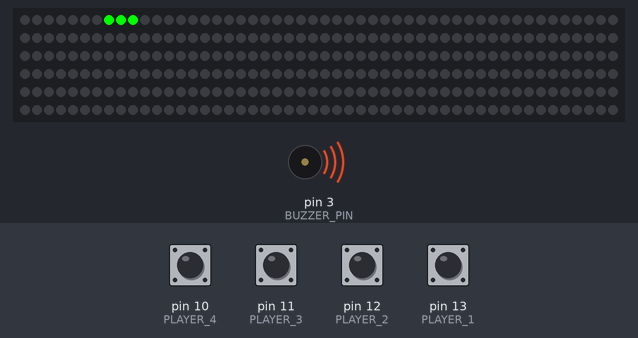
A sketch run on a simulated Arduino Uno, built with avr-gcc and run on an emulated ATmega328P. Parts: 300 RGB LEDs in strip order, left to right, continuing on the next row, buzzer (waves = sounding). The inputs (shaded band) are chosen by the test bench; at power-on: pin 10 (PLAYER_4), pin 11 (PLAYER_3), pin 12 (PLAYER_2), pin 13 (PLAYER_1) HIGH.

Above: at 4.4 s.
6.6 s: pin 10 (PLAYER_4) pulled LOW for 0.15 s
At 7.09 s:
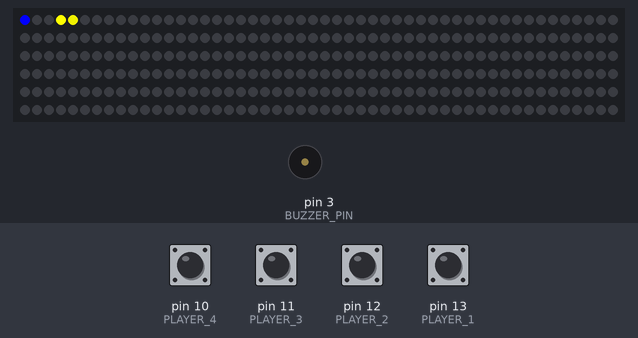
7.3 s: pin 11 (PLAYER_3) pulled LOW for 0.15 s
At 7.47 s:
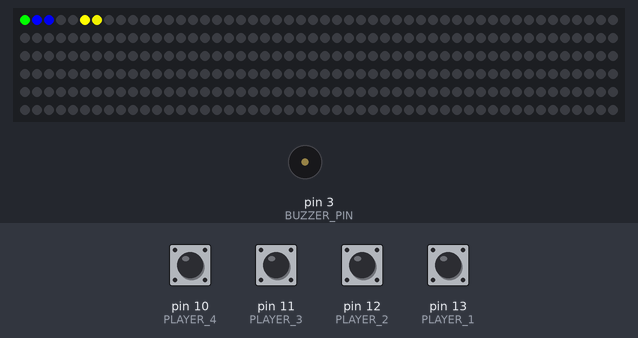
8.0 s: pin 12 (PLAYER_2) pulled LOW for 0.15 s
At 8.18 s:
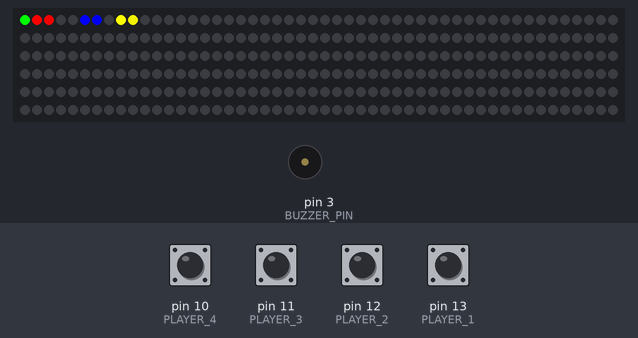
8.7 s: pin 13 (PLAYER_1) pulled LOW for 0.15 s
At 8.89 s:
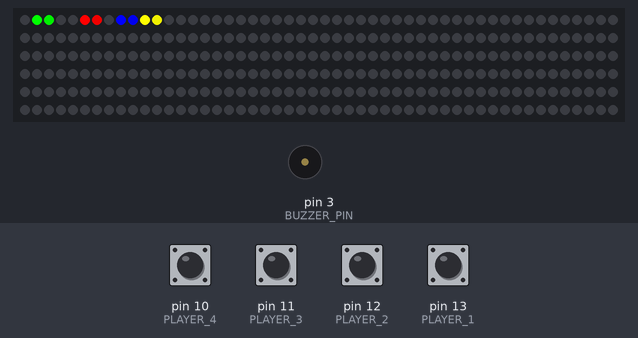
9.4 s: pin 12 (PLAYER_2) pulled LOW for 1 s
11.0 s: pin 10 (PLAYER_4) pulled LOW for 1 s
Timing chart, 0 to 14.0 s (numbered marks = the images above; inputs shaded):
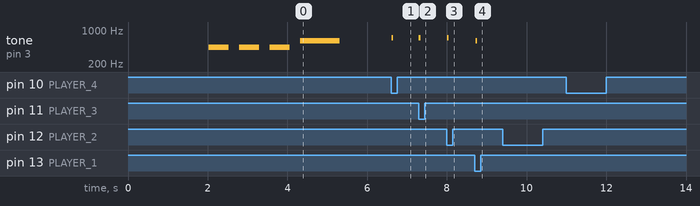

Measured:
- after the input at 6.6 s, tone on pin 3 (BUZZER_PIN): silent → 700 Hz at once, → silent 0.04 s later; the LEDs: first change at once (image 1 shows a later state)
- after the input at 7.3 s, tone on pin 3 (BUZZER_PIN): silent → 700 Hz at once, → silent 0.04 s later; the LEDs: first change at once (image 2 shows a later state)
- after the input at 8.0 s, tone on pin 3 (BUZZER_PIN): silent → 700 Hz at once, → silent 0.04 s later
- after the input at 8.7 s, tone on pin 3 (BUZZER_PIN): silent → 600 Hz at once, → silent 0.04 s later

The sketch:

RACE.ino
```cpp
#include <Adafruit_NeoPixel.h>

//#define DEBUG
#define NUM_LEDS 300
#define DATA_PIN 2
#define BUZZER_PIN 3
#define COLOR_ORDER RGB
#define LED_TYPE    WS2812B
#define PLAYER_1 13
#define PLAYER_2 12
#define PLAYER_3 11
#define PLAYER_4 10

#define COLOR1    track.Color(255,0,0)
#define COLOR2    track.Color(0,255,0)
#define COLOR3    track.Color(0,0,255)

int win_music[] = {
  2637, 2637, 0, 2637,
  0, 2093, 2637, 0,
  3136
};

int TBEEP=4;

float speed1=0;
float speed2=0;
float speed3=0;
float speed4=0;
float dist1=0;
float dist2=0;
float dist3=0;
float dist4=0;

byte loop1=0;
byte loop2=0;
byte loop3=0;
byte loop4=0;

byte leader=0;
byte loop_max=5;

int NPIXELS=300;
float ACEL=0.2;
float FRICTION=0.01;
float kf=1.5;

byte flag_sw1=0;
byte flag_sw2=0;
byte flag_sw3=0;
byte flag_sw4=0;
byte draworder=0;

unsigned long timestamp=0;

Adafruit_NeoPixel track = Adafruit_NeoPixel(NPIXELS, DATA_PIN, NEO_GRB + NEO_KHZ800);

int tdelay = 5;

void setup() {
  track.begin();
  pinMode(PLAYER_1 , INPUT_PULLUP);
  pinMode(PLAYER_2 , INPUT_PULLUP);
  pinMode(PLAYER_3 , INPUT_PULLUP);
  pinMode(PLAYER_4 , INPUT_PULLUP);
  pinMode(BUZZER_PIN, OUTPUT);
  pinMode(DATA_PIN, OUTPUT);
  start_race();
}

void start_race() {

      //Restart variables
      loop1=0;
      loop2=0;
      loop3=0;
      loop4=0;
      dist1=0;
      dist2=0;
      dist3=0;
      dist4=0;
      speed1=0;
      speed2=0;
      speed3=0;
      speed4=0;
      timestamp=0;
      ///////////////////

      for(int i=0;i<NPIXELS;i++){
          track.setPixelColor(i, track.Color(0,0,0));
          };
      track.show();
      delay(2000);
      track.setPixelColor(9, track.Color(255,0,0));
      track.setPixelColor(8, track.Color(255,0,0));
      track.setPixelColor(7, track.Color(255,0,0));
      track.show();
      tone(BUZZER_PIN, 440);
      delay(500);
      noTone(BUZZER_PIN);
      delay(250);

      track.setPixelColor(9, track.Color(0,0,0));
      track.setPixelColor(8, track.Color(255,0,0));
      track.setPixelColor(7, track.Color(255,0,0));
      track.show();
      tone(BUZZER_PIN, 440);
      delay(500);
      noTone(BUZZER_PIN);
      delay(250);

      track.setPixelColor(9, track.Color(0,0,0));
      track.setPixelColor(8, track.Color(0,0,0));
      track.setPixelColor(7, track.Color(255,0,0));
      track.show();
      tone(BUZZER_PIN, 440);
      delay(500);
      noTone(BUZZER_PIN);
      delay(250);

      track.setPixelColor(9, track.Color(0,255,0));
      track.setPixelColor(8, track.Color(0,255,0));
      track.setPixelColor(7, track.Color(0,255,0));
      track.show();
      tone(BUZZER_PIN, 600);
      delay(1000);
      noTone(BUZZER_PIN);

      track.setPixelColor(9, track.Color(0,0,0));
      track.setPixelColor(8, track.Color(0,0,0));
      track.setPixelColor(7, track.Color(0,0,0));
      track.show();
      timestamp=0;
};

void winner_fx() {

     int msize = sizeof(win_music) / sizeof(int);
     for (int note = 0; note < msize; note++) {
     tone(BUZZER_PIN, win_music[note],200);
     delay(230);
     noTone(BUZZER_PIN);
}
};

void looper(){
//to do
 }

void checkpoint1(){
//to do
 }

void jump1(){
//to do
}

void checkpoint2(){
//to do
 }

void russ_mount(){
//to do
 }

void checkpoint3(){
//to do
 }

void track_oil(){
//to do
 }

void checkpoint4(){
//to do
 }

void tube(){
//to do
}


void draw_car1(void){
  for(int i=0;i<=loop1;i++){
    track.setPixelColor(((word)dist1 % NPIXELS)+i, track.Color(0,255-i*50,0));
    };
  }

void draw_car2(void){
  for(int i=0;i<=loop2;i++){
    track.setPixelColor(((word)dist2 % NPIXELS)+i, track.Color(255-i*50,0,0));
    };
 }

void draw_car3(void){
  for(int i=0;i<=loop3;i++){
    track.setPixelColor(((word)dist3 % NPIXELS)+i, track.Color(0,0,255-i*50));
    };
  }

void draw_car4(void){
  for(int i=0;i<=loop4;i++){
    track.setPixelColor(((word)dist4 % NPIXELS)+i, track.Color(255-i*50,255-i*50,0));
    };
  }

void loop() {
    for(int i=0;i<NPIXELS;i++){
      track.setPixelColor(i, track.Color(0,0,0));
      };
    if ( (flag_sw1==1) && (digitalRead(PLAYER_1)==0) ) {
      flag_sw1=0;
      speed1+=ACEL;
      };
    if ( (flag_sw1==0) && (digitalRead(PLAYER_1)==1) ) {
      flag_sw1=1;
      };

    speed1-=FRICTION*speed1*kf;
    if (speed1<0) {
      speed1=0;
      };

    if ( (flag_sw2==1) && (digitalRead(PLAYER_2)==0) ) {
      flag_sw2=0;
      speed2+=ACEL;
      };
    if ( (flag_sw2==0) && (digitalRead(PLAYER_2)==1) ) {
      flag_sw2=1;
      };

    speed2-=FRICTION*speed2*kf;
    if (speed2<0) {speed2=0;};

    if ( (flag_sw3==1) && (digitalRead(PLAYER_3)==0) ) {
      flag_sw3=0;
      speed3+=ACEL;
      };
    if ( (flag_sw3==0) && (digitalRead(PLAYER_3)==1) ) {
      flag_sw3=1;
      };

    speed3-=FRICTION*speed3*kf;
    if (speed3<0) {
      speed3=0;
      };

    if ( (flag_sw4==1) && (digitalRead(PLAYER_4)==0) ) {
      flag_sw4=0;
      speed4+=ACEL;
      };
    if ( (flag_sw4==0) && (digitalRead(PLAYER_4)==1) ) {
      flag_sw4=1;
      };

    speed4-=FRICTION*speed4*kf;
    if (speed4<0) {
      speed4=0;
      };

    dist1=dist1+speed1;
    dist2=dist2+speed2;
    dist3=dist3+speed3;
    dist4=dist4+speed4;

    if (dist1>dist2||dist1>dist3||dist1||dist4) {
      leader=1;
      }
    if (dist2>dist1||dist2>dist3||dist2||dist4) {
      leader=2;
      };
    if (dist3>dist1||dist3>dist2||dist3||dist4) {
      leader=3;
      }
    if (dist4>dist1||dist4>dist2||dist4||dist3) {
      leader=4;
      };

    if (dist1>NPIXELS*loop1) {
      loop1++;
      tone(BUZZER_PIN,600);
      TBEEP=2;
      };
    if (dist2>NPIXELS*loop2) {
      loop2++;
      tone(BUZZER_PIN,700);
      TBEEP=2;
    };
    if (dist3>NPIXELS*loop3) {
      loop3++;
      tone(BUZZER_PIN,700);
      TBEEP=2;
    };
    if (dist4>NPIXELS*loop4) {
      loop4++;
      tone(BUZZER_PIN,700);
      TBEEP=2;
    };

    if (loop1>loop_max) {
      for(int i=0;i<NPIXELS;i++){
        track.setPixelColor(i, track.Color(0,255,0));
        };
        track.show();
        winner_fx();
        start_race();
    }
    if (loop2>loop_max) {
      for(int i=0;i<NPIXELS;i++){
        track.setPixelColor(i, track.Color(255,0,0));
        };
        track.show();
        winner_fx();
        start_race();
     }
    if (loop3>loop_max) {
      for(int i=0;i<NPIXELS;i++){
        track.setPixelColor(i, track.Color(0,0,255));
        };
        track.show();
        winner_fx();
        start_race();
    }
    if (loop4>loop_max) {
      for(int i=0;i<NPIXELS;i++){
        track.setPixelColor(i, track.Color(255,255,0));
        };
        track.show();
        winner_fx();
        start_race();
    }

    if ((millis() & 512)==(512*draworder)) {
      if (draworder==0) {
        draworder=1;
        }
      else {
        draworder=0;
        }
    };

    if (draworder==0) {
      draw_car1();
      draw_car2();
      draw_car3();
      draw_car4();
      }
    else {
      draw_car4();
      draw_car3();
      draw_car2();
      draw_car1();
      }

    track.show();
    delay(tdelay);

    if (TBEEP>0) {
      TBEEP-=1;
      if (TBEEP==0) {
        noTone(BUZZER_PIN);
        }; // lib conflict !!!! interruption off by neopixel
    };
}
```
